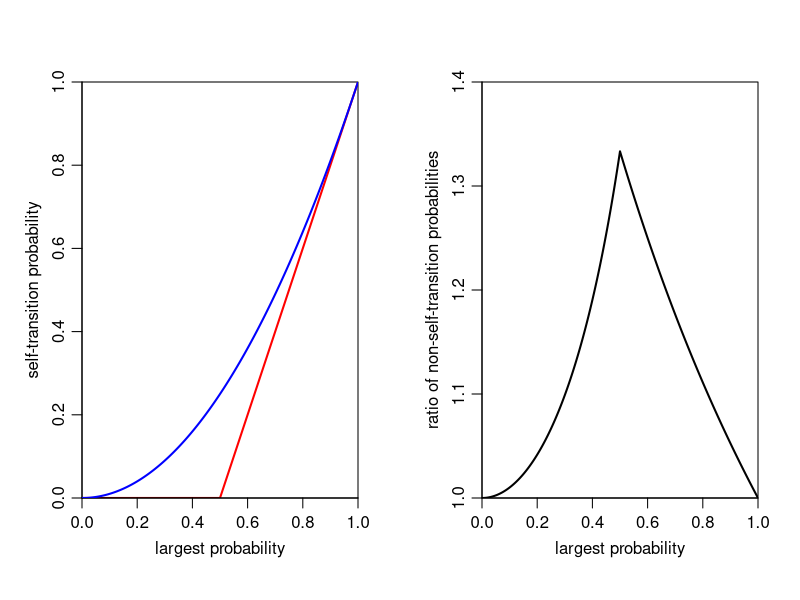

This chart was generated by the following R code:
# PRODUCE PLOTS OF SELF-TRANSITION PROBABILITIES IN SIMPLE SITUATION.
#
# Scenario is maximum probability for a value is p, with other values
# having much smaller probability.

g <- seq(0.001,0.999,length=999)

mins <- function (p) pmax(0,(2*p-1))  # minimum self-transition probability
gs <- function (p) p^2                # self-transition probability of GS

pdf("runs/pself.pdf",width=9,height=5)
par(mfrow=c(1,2))

plot (g, mins(g), col="red", lwd=2, mgp=c(2,0.7,0),
      xlab="largest probability", 
      ylab="self-transition probability", 
      type="l", xaxs="i", xlim=c(0,1), yaxs="i", ylim=c(0,1))
lines(g, gs(g), col="blue", lwd=2)

plot (g, (1-mins(g))/(1-gs(g)), lwd=2, mgp=c(2,0.7,0),
     xlab="largest probability", 
     ylab="ratio of non-self-transition probabilities", 
     type="l", xaxs="i", xlim=c(0,1), yaxs="i", ylim=c(1,1.4))

dev.off()
